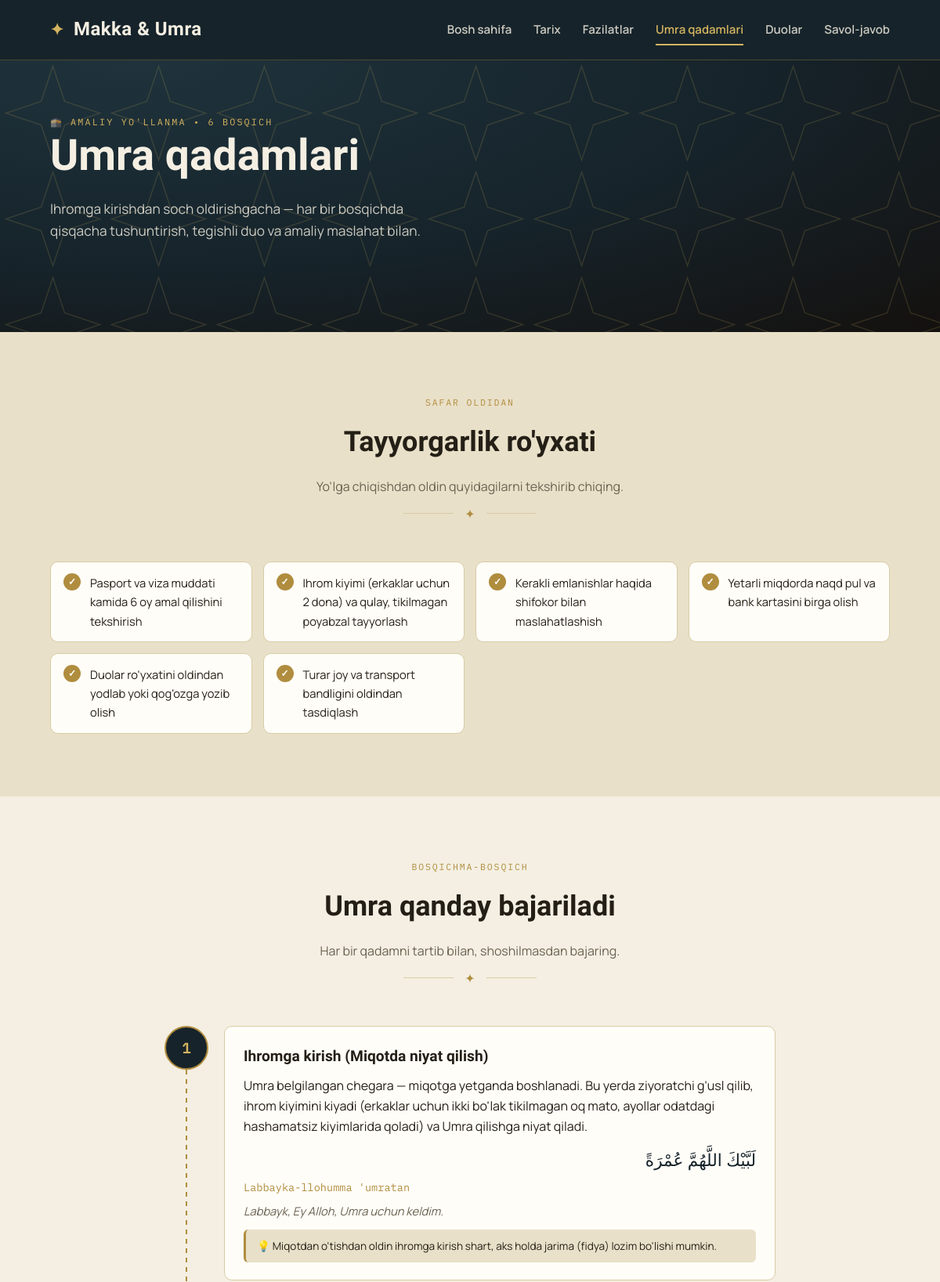
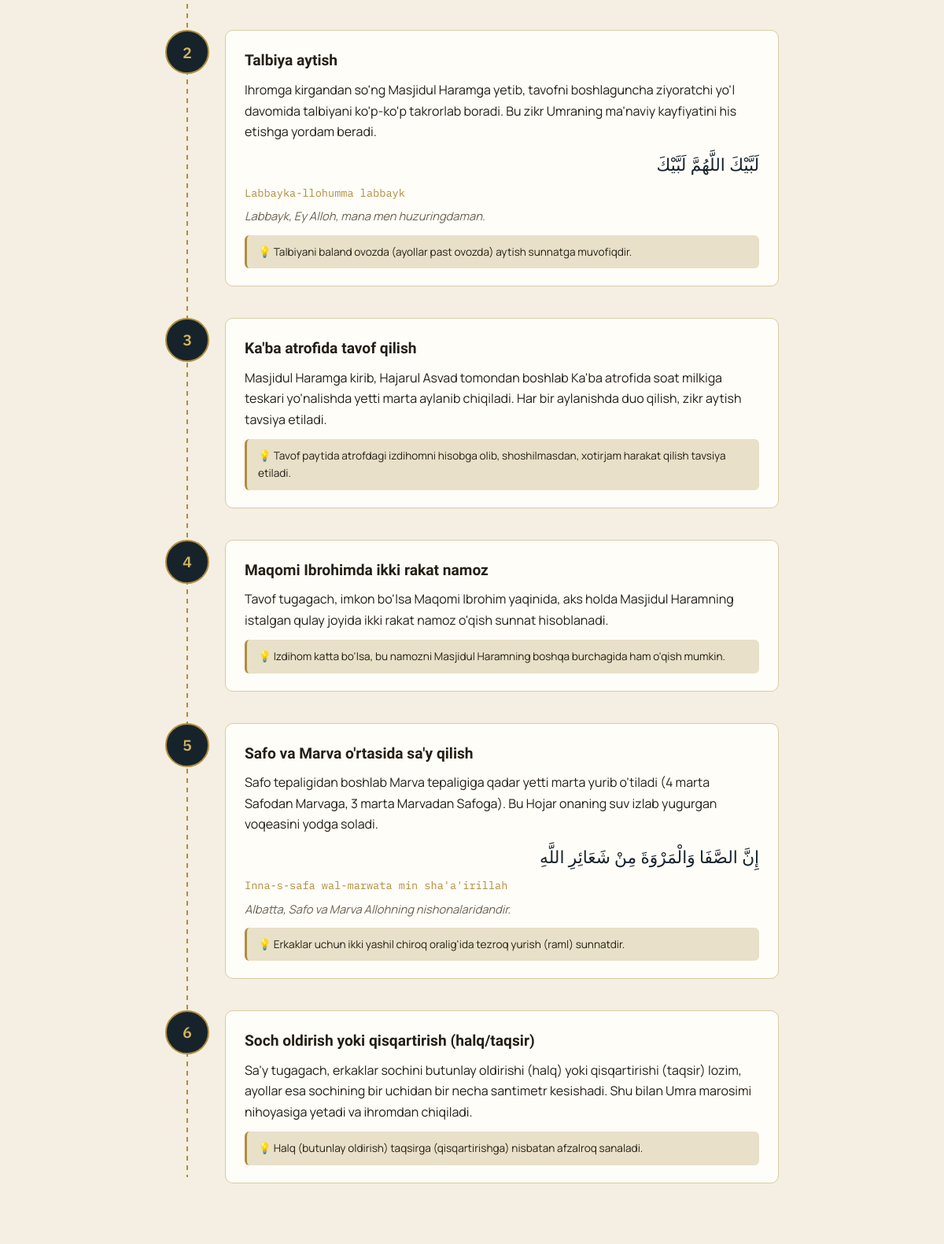
Screenshot of /umra (upper part) with the database file from the repository (2 pictures, top to bottom).
### app/models.py (models this page shows)
class UmrahStep(Base):
    __tablename__ = "umrah_steps"
    id = Column(Integer, primary_key=True, index=True)
    step_number = Column(Integer, nullable=False)
    title = Column(String(200), nullable=False)
    description = Column(Text, nullable=False)
    arabic_text = Column(String(500), nullable=True)
    transliteration = Column(String(500), nullable=True)
    meaning = Column(String(500), nullable=True)
    tip = Column(String(400), nullable=True)

### app/routers/pages.py (the view)
@router.get("/umra")
def umra_page(request: Request, db: Session = Depends(get_db)):
    steps = db.query(models.UmrahStep).order_by(models.UmrahStep.step_number).all()
    return templates.TemplateResponse("umrah.html", {"request": request, "steps": steps, "active": "umra"})

### app/templates/umrah.html (shortened to what this page needs)
{% extends "base.html" %}
{% block content %}
<section class="hero" style="padding: 64px 0 80px;">
  <div class="container" style="grid-template-columns: 1fr;">
    <div>
      <span class="hero-eyebrow">🕋 Amaliy yo'llanma • {{ steps | length }} bosqich</span>
      <h1>Umra qadamlari</h1>
      <p class="lead">Ihromga kirishdan soch oldirishgacha — har bir bosqichda qisqacha tushuntirish,
        tegishli duo va amaliy maslahat bilan.</p>
    </div>
  </div>
</section>
<section class="section section-alt">
  <div class="container">
    <div class="section-head">
      <span class="section-eyebrow">Safar oldidan</span>
      <h2>Tayyorgarlik ro'yxati</h2>
      <p>Yo'lga chiqishdan oldin quyidagilarni tekshirib chiqing.</p>
      <div class="divider">✦</div>
    </div>
    <ul class="checklist">
      <li>Pasport va viza muddati kamida 6 oy amal qilishini tekshirish</li>
      <li>Ihrom kiyimi (erkaklar uchun 2 dona) va qulay, tikilmagan poyabzal tayyorlash</li>
      <li>Kerakli emlanishlar haqida shifokor bilan maslahatlashish</li>
      <li>Yetarli miqdorda naqd pul va bank kartasini birga olish</li>
      <li>Duolar ro'yxatini oldindan yodlab yoki qog'ozga yozib olish</li>
      <li>Turar joy va transport bandligini oldindan tasdiqlash</li>
    </ul>
  </div>
</section>
<section class="section">
  <div class="container">
    <div class="section-head">
      <span class="section-eyebrow">Bosqichma-bosqich</span>
      <h2>Umra qanday bajariladi</h2>
      <p>Har bir qadamni tartib bilan, shoshilmasdan bajaring.</p>
      <div class="divider">✦</div>
    </div>
    <div class="timeline">
      {% for step in steps %}
      <div class="step">
        <div class="step-num">{{ step.step_number }}</div>
        <div class="step-body">
          <h3>{{ step.title }}</h3>
          <p>{{ step.description }}</p>
          {% if step.arabic_text %}
          <div class="step-arabic">{{ step.arabic_text }}</div>
          <div class="step-translit">{{ step.transliteration }}</div>
          <div class="step-meaning">{{ step.meaning }}</div>
          {% endif %}
          {% if step.tip %}
          <div class="step-tip">💡 {{ step.tip }}</div>
          {% endif %}
        </div>
      </div>
      {% endfor %}
    </div>
  </div>
</section>
{% endblock %}

### app/static/css/style.css (style rules this page uses)
:root { --ink: #14110f; --night: #16232a; --night-2: #1f333c; --gold: #b08d3e; --gold-bright: #d4b45f; --marble: #f4efe2; --marble-2: #e9e0c9; --marble-line: #d8cca4; --text-on-marble: #241f16; --text-muted: #6b6252; --radius-lg: 22px; --radius-sm: 10px; --shadow-soft: 0 18px 40px -20px rgba(20, 17, 15, 0.45); --display-font: 'Amiri', 'Noto Naskh Arabic', serif; --body-font: 'Manrope', 'Segoe UI', sans-serif; --mono-font: 'IBM Plex Mono', monospace; }
* { box-sizing: border-box; }
html { scroll-behavior: smooth; }
body { margin: 0; background: var(--marble); color: var(--text-on-marble); font-family: var(--body-font); line-height: 1.65; }
.container { max-width: 1120px; margin: 0 auto; padding: 0 24px; }
.hero { position: relative; background: radial-gradient(120% 140% at 15% 0%, var(--night-2) 0%, var(--night) 55%, var(--ink) 100%); color: var(--marble); overflow: hidden; padding: 96px 0 120px; }
.hero-star-field { position: absolute; inset: 0; opacity: 0.16; pointer-events: none; }
.hero .container { position: relative; display: grid; grid-template-columns: 1.15fr 0.85fr; gap: 48px; align-items: center; }
.hero-eyebrow { font-family: var(--mono-font); letter-spacing: 0.18em; text-transform: uppercase; font-size: 0.74rem; color: var(--gold-bright); margin-bottom: 18px; }
.hero h1 { font-family: var(--display-font); font-size: clamp(2.4rem, 4.6vw, 3.6rem); line-height: 1.15; margin: 0 0 22px; }
.hero p.lead { font-size: 1.08rem; color: rgba(244, 239, 226, 0.82); max-width: 46ch; margin: 0 0 34px; }
.section { padding: 80px 0; }
.section-alt { background: var(--marble-2); }
.section-head { max-width: 640px; margin: 0 auto 48px; text-align: center; }
.section-eyebrow { font-family: var(--mono-font); font-size: 0.72rem; letter-spacing: 0.16em; text-transform: uppercase; color: var(--gold); margin-bottom: 12px; display: block; }
.section-head h2 { font-family: var(--display-font); font-size: clamp(1.7rem, 3vw, 2.4rem); margin: 0 0 14px; }
.section-head p { color: var(--text-muted); margin: 0; }
.divider { display: flex; align-items: center; justify-content: center; gap: 14px; margin: 8px auto 0; color: var(--gold); }
.divider::before, .divider::after { content: ''; height: 1px; width: 64px; background: var(--marble-line); }
.timeline { position: relative; margin: 0 auto; max-width: 780px; }
.timeline::before { content: ''; position: absolute; left: 27px; top: 8px; bottom: 8px; width: 2px; background: repeating-linear-gradient(to bottom, var(--gold) 0 6px, transparent 6px 12px); }
.step { display: grid; grid-template-columns: 56px 1fr; gap: 20px; padding-bottom: 40px; position: relative; }
.step:last-child { padding-bottom: 0; }
.step-num { width: 56px; height: 56px; border-radius: 50%; background: var(--night); color: var(--gold-bright); font-family: var(--mono-font); font-weight: 600; display: flex; align-items: center; justify-content: center; font-size: 1.2rem; border: 2px solid var(--gold); z-index: 1; }
.step-body { background: #fffdf8; border: 1px solid var(--marble-line); border-radius: var(--radius-sm); padding: 22px 24px; }
.step-body h3 { font-family: var(--display-font); margin: 0 0 8px; font-size: 1.2rem; }
.step-body p { margin: 0 0 12px; color: var(--text-on-marble); }
.step-arabic { font-family: 'Amiri', serif; font-size: 1.35rem; direction: rtl; color: var(--night); margin-bottom: 6px; }
.step-translit { font-family: var(--mono-font); font-size: 0.85rem; color: var(--gold); margin-bottom: 6px; }
.step-meaning { font-size: 0.92rem; color: var(--text-muted); font-style: italic; }
.step-tip { margin-top: 12px; font-size: 0.85rem; padding: 10px 14px; background: var(--marble-2); border-left: 3px solid var(--gold); border-radius: 6px; color: var(--text-on-marble); }
.checklist { list-style: none; margin: 0; padding: 0; display: grid; grid-template-columns: repeat(auto-fit, minmax(240px, 1fr)); gap: 14px; }
.checklist li { display: flex; gap: 12px; align-items: flex-start; background: #fffdf8; border: 1px solid var(--marble-line); border-radius: var(--radius-sm); padding: 14px 16px; font-size: 0.92rem; }
.checklist li::before { content: '✓'; flex-shrink: 0; width: 22px; height: 22px; border-radius: 50%; background: var(--gold); color: #fff; display: flex; align-items: center; justify-content: center; font-size: 0.75rem; font-weight: 700; }

### rows the page displays
UmrahStep: step_number "1", title "Ihromga kirish (Miqotda niyat qilish)", description "Umra belgilangan chegara — miqotga yetganda boshlanadi. Bu yerda ziyoratchi g'usl qilib, ihrom kiyimini kiyadi (erkaklar uchun ikki bo'lak tikilmagan oq mato, ayollar odatdagi hashamatsiz kiyimlarida qoladi) va Umra qilishga niyat qiladi.", arabic_text "لَبَّيْكَ اللَّهُمَّ عُمْرَةً", transliteration "Labbayka-llohumma 'umratan", meaning "Labbayk, Ey Alloh, Umra uchun keldim.", tip "Miqotdan o'tishdan oldin ihromga kirish shart, aks holda jarima (fidya) lozim bo'lishi mumkin."
UmrahStep: step_number "2", title "Talbiya aytish", description "Ihromga kirgandan so'ng Masjidul Haramga yetib, tavofni boshlaguncha ziyoratchi yo'l davomida talbiyani ko'p-ko'p takrorlab boradi. Bu zikr Umraning ma'naviy kayfiyatini his etishga yordam beradi.", arabic_text "لَبَّيْكَ اللَّهُمَّ لَبَّيْكَ", transliteration "Labbayka-llohumma labbayk", meaning "Labbayk, Ey Alloh, mana men huzuringdaman.", tip "Talbiyani baland ovozda (ayollar past ovozda) aytish sunnatga muvofiqdir."
UmrahStep: step_number "3", title "Ka'ba atrofida tavof qilish", description "Masjidul Haramga kirib, Hajarul Asvad tomondan boshlab Ka'ba atrofida soat milkiga teskari yo'nalishda yetti marta aylanib chiqiladi. Har bir aylanishda duo qilish, zikr aytish tavsiya etiladi.", tip "Tavof paytida atrofdagi izdihomni hisobga olib, shoshilmasdan, xotirjam harakat qilish tavsiya etiladi."
UmrahStep: step_number "4", title "Maqomi Ibrohimda ikki rakat namoz", description "Tavof tugagach, imkon bo'lsa Maqomi Ibrohim yaqinida, aks holda Masjidul Haramning istalgan qulay joyida ikki rakat namoz o'qish sunnat hisoblanadi.", tip "Izdihom katta bo'lsa, bu namozni Masjidul Haramning boshqa burchagida ham o'qish mumkin."
UmrahStep: step_number "5", title "Safo va Marva o'rtasida sa'y qilish", description "Safo tepaligidan boshlab Marva tepaligiga qadar yetti marta yurib o'tiladi (4 marta Safodan Marvaga, 3 marta Marvadan Safoga). Bu Hojar onaning suv izlab yugurgan voqeasini yodga soladi.", arabic_text "إِنَّ الصَّفَا وَالْمَرْوَةَ مِنْ شَعَائِرِ اللَّهِ", transliteration "Inna-s-safa wal-marwata min sha'a'irillah", meaning "Albatta, Safo va Marva Allohning nishonalaridandir.", tip "Erkaklar uchun ikki yashil chiroq oralig'ida tezroq yurish (raml) sunnatdir."
UmrahStep: step_number "6", title "Soch oldirish yoki qisqartirish (halq/taqsir)", description "Sa'y tugagach, erkaklar sochini butunlay oldirishi (halq) yoki qisqartirishi (taqsir) lozim, ayollar esa sochining bir uchidan bir necha santimetr kesishadi. Shu bilan Umra marosimi nihoyasiga yetadi va ihromdan chiqiladi.", tip "Halq (butunlay oldirish) taqsirga (qisqartirishga) nisbatan afzalroq sanaladi."

### other values shown
{{ steps | length }} "6"
